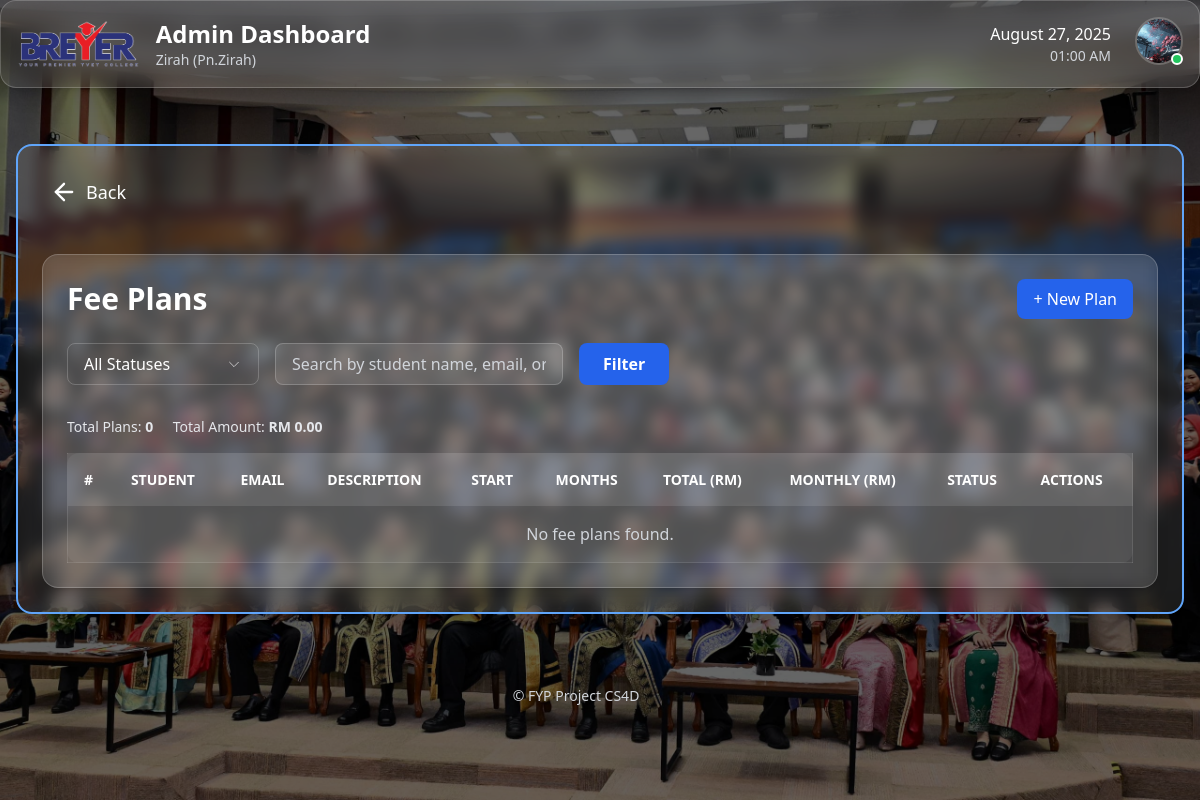
Before: /adminportal/fees/ (signed in) with the older database file.
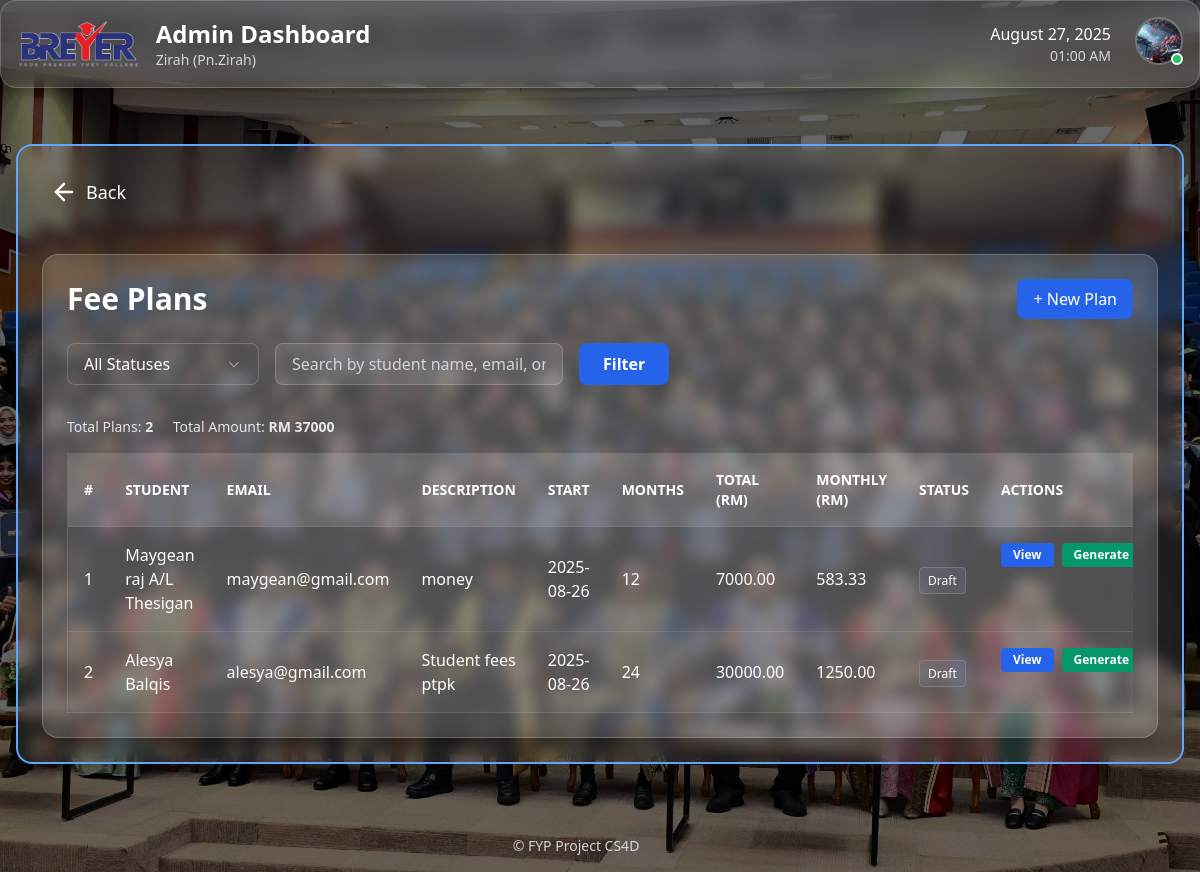
After: the same page with the newer database file.
### accounts/models.py (models this page shows, shortened)
class CustomUser(AbstractBaseUser, PermissionsMixin):
    class Role(models.TextChoices):
        STUDENT = 'STUDENT', 'Student'
        LECTURER = 'LECTURER', 'Lecturer'
        ADMIN = 'ADMIN', 'Admin'
    email = models.EmailField(unique=True)
    identity_card_number = models.CharField(
        max_length=20, unique=True, verbose_name="IC/Identity Card No."
    )
    full_name = models.CharField(
        max_length=255, verbose_name="Full Name (as per IC)"
    )
    short_name = models.CharField(
        max_length=64, verbose_name="Short Name", blank=True,
        help_text="E.g. 'Ali', for display in tables/lists"
    )
    role = models.CharField(max_length=20, choices=Role.choices, default=Role.STUDENT)
    phone_number = models.CharField(max_length=20, blank=True, null=True)
    address = models.TextField(blank=True, null=True)
    department = models.ForeignKey(
        Department,
        null=True,
        blank=True,
        on_delete=models.SET_NULL,
        related_name='users'
    )
    profile_picture = models.ImageField(upload_to='profile_pics/', blank=True, null=True)
    is_staff = models.BooleanField(default=False)
    is_active = models.BooleanField(default=True)
    date_joined = models.DateTimeField(default=timezone.now, blank=True, null=True)
    USERNAME_FIELD = 'email'
    REQUIRED_FIELDS = ['identity_card_number', 'full_name', 'short_name']
    objects = CustomUserManager()
    def get_full_name(self):
        return self.full_name
    def get_short_name(self):
        return self.short_name or (self.full_name.split(' ')[0] if self.full_name else self.email)

### core/models.py (models this page shows, shortened)
class StudentFeePlan(models.Model):
    class Status(models.TextChoices):
        DRAFT = "draft", "Draft"
        ACTIVE = "active", "Active"
        COMPLETED = "completed", "Completed"
        CANCELLED = "cancelled", "Cancelled"
    student = models.ForeignKey(Student, on_delete=models.CASCADE, related_name="fee_plans")
    description = models.CharField(max_length=255, blank=True)
    total_amount = models.DecimalField(max_digits=10, decimal_places=2)
    months = models.PositiveIntegerField(help_text="Number of months to split into")
    start_date = models.DateField(default=timezone.localdate)
    status = models.CharField(max_length=12, choices=Status.choices, default=Status.DRAFT)
    created_at = models.DateTimeField(auto_now_add=True)
    @property
    def monthly_amount(self) -> Decimal:
        if not self.months:
            return Decimal("0.00")
        amt = (self.total_amount / Decimal(self.months)).quantize(Decimal("0.01"), rounding=ROUND_HALF_UP)
        return amt

class Student(models.Model):
    user = models.OneToOneField(settings.AUTH_USER_MODEL, on_delete=models.CASCADE)
    class_group = models.ForeignKey(ClassGroup, on_delete=models.SET_NULL, null=True, related_name='students')
    parents = models.ManyToManyField(Parent, related_name='children', blank=True)
    profile_picture = models.ImageField(upload_to='profile_pics/', blank=True, null=True)
    date_of_birth = models.DateField(blank=True, null=True)
    address = models.TextField(blank=True, null=True)
    phone_number = models.CharField(max_length=20, blank=True, null=True)
    latest_activity = models.DateTimeField(blank=True, null=True)
    emergency_name = models.CharField("Emergency Contact Name", max_length=255, blank=True)
    emergency_relation = models.CharField("Emergency Contact Relation", max_length=64, blank=True)
    emergency_phone = models.CharField("Emergency Contact Phone", max_length=20, blank=True)

### accounts/decorators.py (the view)
        @login_required
        def _wrapped_view(request, *args, **kwargs):
            if request.user.role != role:
                return HttpResponseForbidden("You are not authorized to view this page.")
            return view_func(request, *args, **kwargs)

### adminportal/templates/adminportal/student_part/fees/fee_plan_list.html (shortened to what this page needs)
{% extends 'adminportal/base_adminportal.html' %}
{% load static %}
{% load widget_tweaks %}
{% block content_inner %}
<div class="max-w-7xl mx-auto mt-10 p-6 bg-white/10 rounded-2xl shadow-lg backdrop-blur border border-white/20">
  <div class="flex items-center justify-between mb-6">
    <h1 class="text-3xl font-bold text-white">Fee Plans</h1>
    <a href="{% url 'adminportal:fee_plan_create' %}"
       class="bg-blue-600 hover:bg-blue-700 text-white px-4 py-2 rounded-lg font-medium transition">
      + New Plan
    </a>
  </div>
  <form method="GET" class="flex flex-col md:flex-row gap-4 mb-8">
    <div x-data="{ open:false, selected:'{{ request.GET.status|default:'' }}' }" class="relative w-48">
      <button type="button" @click="open = !open"
              class="w-full px-4 py-2 bg-transparent border border-white/20 rounded-lg text-white flex justify-between items-center focus:outline-none">
        <span x-text="selected
              ? ($refs.list.querySelector(`[data-value='${selected}']`)?.innerText || 'Select Status')
              : 'All Statuses'"></span>
        <svg class="w-4 h-4 ml-2" fill="none" stroke="currentColor" viewBox="0 0 24 24">
          <path d="M19 9l-7 7-7-7"></path>
        </svg>
      </button>
    </div>
    <input type="text" name="q" value="{{ request.GET.q }}"
           placeholder="Search by student name, email, or description…"
           class="md:w-72 px-4 py-2 rounded-lg bg-white/10 text-white border border-white/20 placeholder-gray-300 focus:ring-2 focus:ring-blue-500 focus:outline-none transition" />
    <button type="submit"
            class="px-6 py-2 bg-blue-600 hover:bg-blue-700 text-white rounded-lg font-semibold transition">
      Filter
    </button>
  </form>
  <div class="mb-4 text-sm text-gray-200">
    <span class="mr-4">Total Plans:
      <strong>{{ aggregates.count|default:"0" }}</strong>
    </span>
    <span>Total Amount:
      <strong>RM {{ aggregates.total|default:"0.00" }}</strong>
    </span>
  </div>
  <div class="overflow-x-auto">
    <table class="min-w-full bg-white/5 border border-white/10 rounded-xl text-white">
      <thead class="bg-white/10 text-left text-sm uppercase font-semibold">
        <tr>
          <th class="p-4">#</th>
          <th class="p-4">Student</th>
          <th class="p-4">Email</th>
          <th class="p-4">Description</th>
          <th class="p-4">Start</th>
          <th class="p-4">Months</th>
          <th class="p-4">Total (RM)</th>
          <th class="p-4">Monthly (RM)</th>
          <th class="p-4">Status</th>
          <th class="p-4">Actions</th>
        </tr>
      </thead>
      <tbody>
        {% for p in plans %}
        <tr class="border-t border-white/10 hover:bg-white/5 transition">
          <td class="p-4">{{ forloop.counter }}</td>
          <td class="p-4 font-medium">
            {{ p.student.user.get_full_name|default:"N/A" }}
          </td>
          <td class="p-4">
            {{ p.student.user.email|default:"-" }}
          </td>
          <td class="p-4">
            {{ p.description|default:"—" }}
          </td>
          <td class="p-4">
            {{ p.start_date|date:"Y-m-d" }}
          </td>
          <td class="p-4">
            {{ p.months }}
          </td>
          <td class="p-4">
            {{ p.total_amount }}
          </td>
          <td class="p-4">
            {{ p.monthly_amount }}
          </td>
          <td class="p-4">
            <span class="px-2 py-1 rounded text-xs
              {% if p.status == 'active' %} bg-emerald-600/30 border border-emerald-400/40
              {% elif p.status == 'draft' %} bg-gray-500/30 border border-gray-400/40
              {% elif p.status == 'completed' %} bg-blue-600/30 border border-blue-400/40
              {% elif p.status == 'cancelled' %} bg-red-600/30 border border-red-400/40
              {% else %} bg-white/20 border border-white/30 {% endif %}">
              {{ p.get_status_display }}
            </span>
          </td>
          <td class="p-4 flex gap-2">
            <a href="{% url 'adminportal:fee_plan_detail' p.id %}"
               class="bg-blue-600 hover:bg-blue-700 text-white px-3 py-1 rounded text-xs font-semibold">
              View
            </a>
            <a href="{% url 'adminportal:fee_plan_generate_installments' p.id %}"
               class="bg-emerald-600 hover:bg-emerald-700 text-white px-3 py-1 rounded text-xs font-semibold">
              Generate
            </a>
          </td>
        </tr>
        {% empty %}
        <tr>
          <td colspan="10" class="p-4 text-center text-gray-300">No fee plans found.</td>
        </tr>
        {% endfor %}
      </tbody>
    </table>
  </div>
</div>
{% endblock %}

### adminportal/templates/adminportal/base_adminportal.html
{% extends "base.html" %}
{% load static %}
{% block content %}
  {% include "partials/_topbar.html" %}
  <div class="max-w-7xl mx-auto px-2 md:px-4 py-6">
    <div class="border-2 border-blue-400 rounded-2xl shadow-xl bg-white/10 backdrop-blur p-6">
      <div class="mb-6">
        <a href="{% url 'dashboard:main_dashboard' %}" class="inline-flex items-center p-2 rounded-lg hover:bg-blue-500/20 transition group">
          {% include "lucide/back.svg" %}
          <span class="ml-2 text-white text-lg hidden sm:inline">Back</span>
        </a>
      </div>
      {% block content_inner %}
      {% endblock %}
    </div>
  </div>
{% endblock %}

### templates/base.html (shortened to what this page needs)
{% load static %}
<!DOCTYPE html>
<html lang="en" class="scroll-smooth">
<head>
  <script src="https://cdn.tailwindcss.com"></script>
</head>
<body class="relative min-h-screen bg-gray-900">
  <div class="fixed inset-0 -z-10 bg-black bg-opacity-60 pointer-events-none"></div>
  {% block content %}{% endblock %}
  <footer class="mt-8 w-full max-w-6xl text-center text-gray-300 text-sm font-medium select-none py-4">
    &copy; {{ now|date:"Y" }} FYP Project CS4D
  </footer>
</body>
</html>

### templates/partials/_topbar.html (shortened to what this page needs)
{% load static %}
{% block content %}
<div class="relative z-[9999] bg-white/10 dark:bg-white/5 backdrop-blur-md rounded-2xl p-4 border border-white/20 dark:border-white/10 shadow-xl mb-8">
  <div class="flex justify-between items-center">
    <div class="flex items-center space-x-4">
      <img src="{% static 'images/breyer.jpg' %}" alt="Breyer Logo" class="h-12 w-auto">
      <div>
        <a href="{% url 'dashboard:main_dashboard' %}" class="text-2xl font-bold text-white hover:text-blue-400 transition">
          {% if request.user.role == 'ADMIN' %}
            Admin Dashboard
          {% elif request.user.role == 'LECTURER' %}
            Lecturer Dashboard
          {% elif request.user.role == 'STUDENT' %}
            Student Dashboard
          {% else %}
            Dashboard
          {% endif %}
        </a>
        <p class="text-gray-300 text-sm">
          {% with full=request.user.get_full_name|default_if_none:'' short=request.user.get_short_name|default_if_none:'' email=request.user.email %}
            {% if full %}
              {{ full }}{% if short and short != full %} ({{ short }}){% endif %}
            {% else %}
              {% if short %}
                {{ short }}
              {% else %}
                {{ email }}
              {% endif %}
            {% endif %}
          {% endwith %}
        </p>
      </div>
    </div>
    <div class="flex items-center space-x-6">
      <div class="text-right">
        <p class="text-white font-medium" id="current-date"></p>
        <p class="text-gray-300 text-sm" id="current-time"></p>
      </div>
      <div class="relative z-[99999]">
        <button id="profile-btn" onclick="toggleProfileMenu(event)" class="relative group focus:outline-none">
          {% if request.user.profile_picture %}
            <img src="{{ request.user.profile_picture.url }}" alt="Profile Picture"
                 class="w-12 h-12 rounded-full object-cover border-2 border-white/20 group-hover:border-blue-400 transition-colors">
          {% endif %}
          <div class="absolute bottom-0 right-0 w-3 h-3 bg-green-500 rounded-full border-2 border-white"></div>
        </button>
      </div>
    </div>
  </div>
</div>
{% endblock %}

### templates/lucide/back.svg
<svg xmlns="http://www.w3.org/2000/svg"
     viewBox="0 0 24 24"
     fill="none"
     stroke="currentColor"
     stroke-width="2"
     stroke-linecap="round"
     stroke-linejoin="round"
     class="w-7 h-7 text-white group-hover:scale-110 transition">
  <path d="m12 19-7-7 7-7"/>
  <path d="M19 12H5"/>
</svg>

Changed rows visible on the page:
added StudentFeePlan: student.user.get_full_name "Maygean raj A/L Thesigan", student.user.email "maygean@gmail.com", description "money", start_date "2025-08-26", months "12", total_amount "7000.00", monthly_amount "583.33", status "Draft"
added StudentFeePlan: student.user.get_full_name "Alesya Balqis", student.user.email "alesya@gmail.com", description "Student fees ptpk", start_date "2025-08-26", months "24", total_amount "30000.00", monthly_amount "1250.00", status "Draft"
Other visible differences:
{{ aggregates.count|default:"0" }}: "0" → "2"
{{ aggregates.total|default:"0.00" }}: "0.00" → "37000"
text no longer shown: "No fee plans found."
